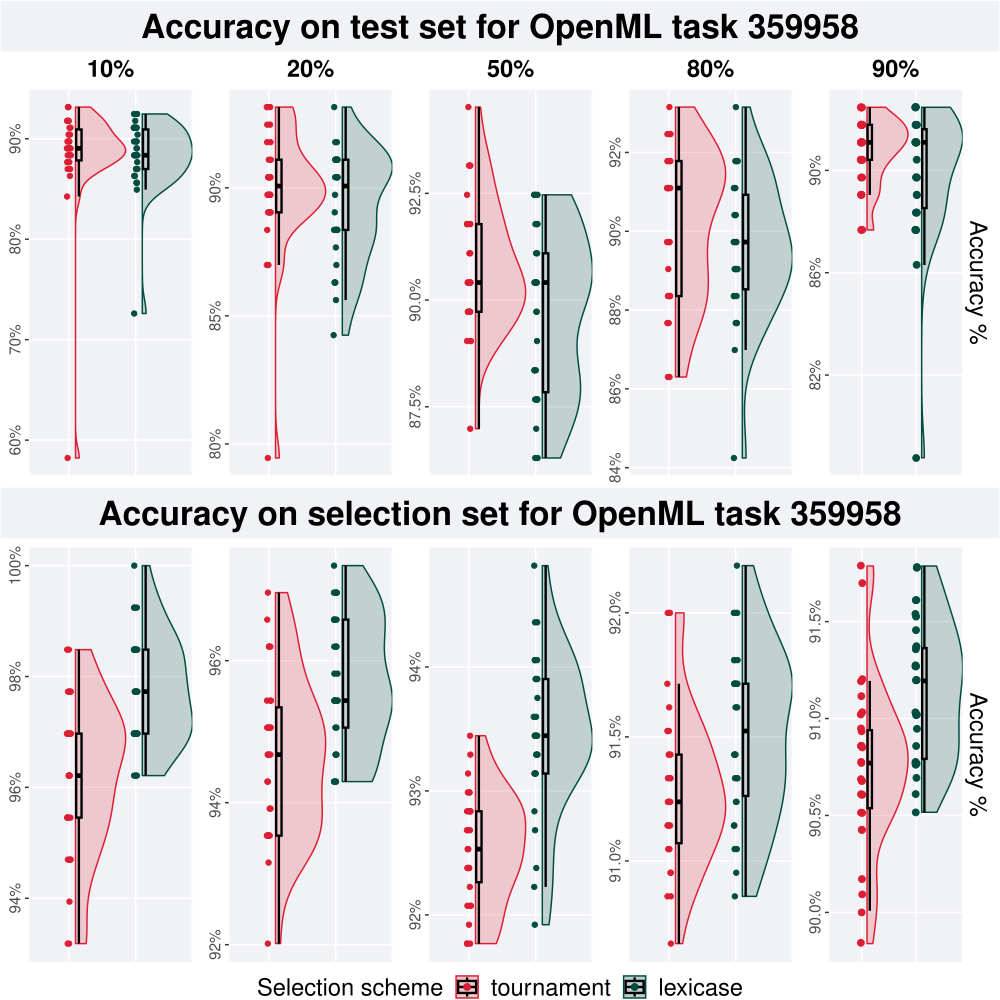

Write R code to recreate this figure.
# task 359958
task = 359958

# 10% split
test_10p = test_plot(task, '10%')
train_10p = train_plot(task, '10%')

# 20% split
test_20p = test_plot(task, '20%')
train_20p = train_plot(task, '20%')

# 50% split
test_50p = test_plot(task, '50%')
train_50p = train_plot(task, '50%')

# 80% split
test_80p = test_plot(task, '80%')
train_80p = train_plot(task, '80%')

# 90% split
test_90p = test_plot_last_col(task, '90%')
train_90p = train_plot_last_col(task, '90%')

# get legend
legend <- cowplot::get_legend(
  train_90p +
    guides(
      shape=guide_legend(nrow=1,title="Selection scheme"),
      color=guide_legend(nrow=1,title="Selection scheme"),
      fill=guide_legend(nrow=1,title="Selection scheme")
    ) +
    theme(
      legend.position = "top",
      legend.box="verticle",
      legend.justification="center"
    )
)

# make a single row plot
test_row <- test_row_p(test_10p, test_20p, test_50p, test_80p, test_90p)

train_row = train_row_p(train_10p, train_20p, train_50p, train_80p, train_90p)

plot = plot_grid(
  ggdraw() + draw_label("Accuracy on test set for OpenML task 359958", fontface='bold', size = 24) + p_theme,
  test_row,
  ggdraw() + draw_label("Accuracy on selection set for OpenML task 359958", fontface='bold', size = 24) + p_theme,
  train_row,
  legend,
  nrow = 5,
  rel_heights = c(0.12,1.0,0.12,1.0,0.06)
)

save_plot(
  paste(filename ="task-359958.pdf"),
  plot,
  base_width=10,
  base_height=10
)
